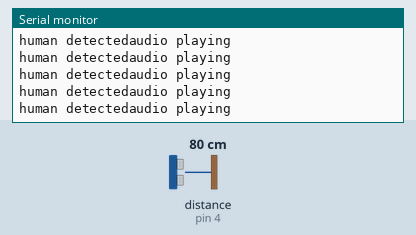
Recording of a sketch running on a simulated Arduino Uno, built with avr-gcc and run on an emulated ATmega328P. On the bench: the last lines printed to the serial monitor. Wiring (inferred from the names in the program): ultrasonic range finder: trigger pin 2; echo pin 4. The inputs (shaded band) are chosen by the test bench; at power-on: distance to the obstacle (sensor on pin 4) 80 cm. The echo pulse lasts 58.3 µs per cm; storage starts empty; the audio player accepts every command and is not drawn.

Above: at 1.2 s.
1.3 s: distance to the obstacle (sensor on pin 4) set to 2 cm
4.3 s: distance to the obstacle (sensor on pin 4) set to 4 cm
7.3 s: distance to the obstacle (sensor on pin 4) set to 75 cm
8.8 s: distance to the obstacle (sensor on pin 4) set to 84 cm
At 9.09 s:
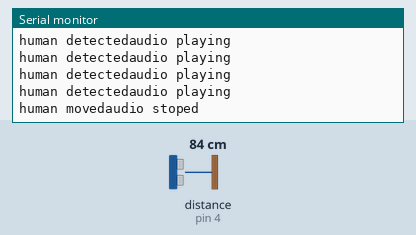
10.8 s: distance to the obstacle (sensor on pin 4) set to 250 cm
At 10.95 s:
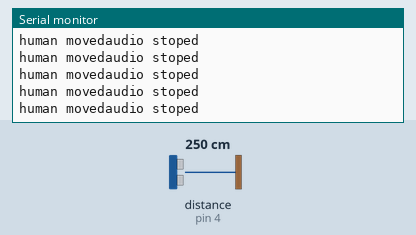

Measured:
- the behaviour switches between 80 and 81 cm on distance to the obstacle (sensor on pin 4) (found by bisection; images 0 and 1)
- after the input at 8.8 s, the serial monitor: prints a new line after 0.13 s (image 1)

The sketch:

arttechv0.3.ino
```cpp
#include <TMRpcm.h>
#include <SPI.h>
#include <SD.h>

const int CS_PIN = 10;
TMRpcm tmrpcm;
const int trigPin = 2;
const int echoPin = 4;

void setup() {
  tmrpcm.speakerPin = 9;
  Serial.begin(9600);
  Serial.println("Initializing Card");
  pinMode(CS_PIN, OUTPUT);
  if(!SD.begin(CS_PIN)) {
    Serial.println("Card Failure");
    return;
  }
  Serial.println("Card Ready");

}

void loop() {
   long duration, cm, check;

  // The sensor is triggered by a HIGH pulse of 10 or more microseconds.
  // Give a short LOW pulse beforehand to ensure a clean HIGH pulse:
  pinMode(trigPin, OUTPUT);
  digitalWrite(trigPin, LOW);
  delayMicroseconds(2);
  digitalWrite(trigPin, HIGH);
  delayMicroseconds(10);
  digitalWrite(trigPin, LOW);

  // Read the signal from the sensor: a HIGH pulse whose
  // duration is the time (in microseconds) from the sending
  // of the ping to the reception of its echo off of an object.
  pinMode(echoPin, INPUT);
  duration = pulseIn(echoPin, HIGH);

  // convert the time into a distance
  cm = microsecondsToCentimeters(duration);

  if (checkmovement(cm)==1){
    Serial.print("human moved");
    Serial.println("audio stoped");
    tmrpcm.stopPlayback();
  }
  else{
    Serial.print("human detected");
    Serial.println("audio playing");
    check=tmrpcm.isPlaying();
     if((check==0) && cm<80 ){
     tmrpcm.play("test.wav");
     }
     else{
       checkmovement(cm);
     }
  }
  delay(200);
}

long microsecondsToCentimeters(long microseconds)
{
  // The speed of sound is 340 m/s or 29 microseconds per centimeter.
  // The ping travels out and back, so to find the distance of the
  // object we take half of the distance travelled.
  return microseconds / 29 / 2;
}

int checkmovement(float cm)
{
	int state;
	if(cm>80 || cm <= 0 ){
	state=1;
	}
	else
	{state=0;}
	return state;
}
```
